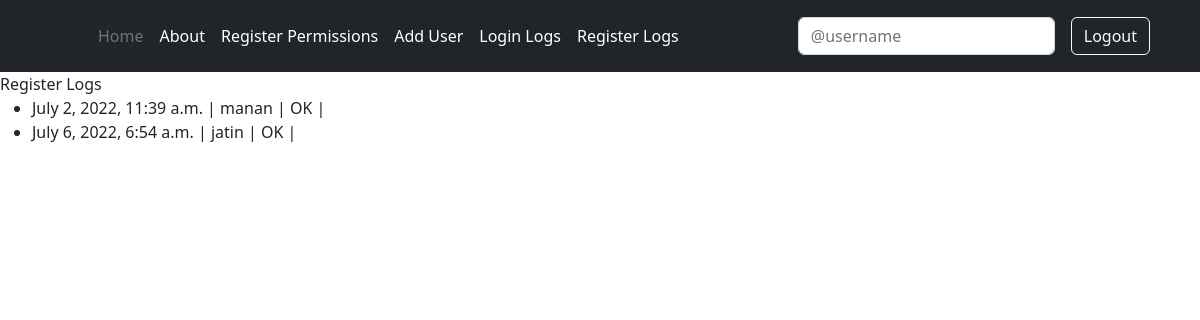
/root/registerlog (signed in), run on the app's committed database.
### reg_org/models.py (models this page shows, shortened)
class Organization(models.Model):
    org_name=models.CharField(max_length=100,unique=True)
    num_of_users=models.IntegerField(default=0)
    head_user=models.ForeignKey(User, on_delete=models.CASCADE,null=True)
    client_secret=models.UUIDField(default=uuid.uuid4,editable=False)

class RegisterHistory(models.Model):
    org=models.ForeignKey(Organization, on_delete=models.CASCADE,null=True)
    register_time=models.DateTimeField(auto_now_add=True,null=True)
    register_user=models.CharField(max_length=100)
    status=models.CharField(max_length=100)

### reg_org/views.py (the view)
# urls.py: path('registerlog',views.registerLogView,name='registerlog')
@login_required
def registerLogView(request):
    try:
        org=Organization.objects.get(head_user=request.user)
        logs=RegisterHistory.objects.filter(org=org)
        usernamesearch=request.GET.get('username')
        if usernamesearch is not None:
            user=User.objects.get(username=usernamesearch)
            if user is not None:
                return redirect(reverse('detail', kwargs={'pk': user.pk}))
        context_log=[]
        for l in logs:
            context_log.append({'org':l.org,'status':l.status,'time':l.register_time,'user':l.register_user})
        return render(request,'registerlog.html',{'logs':context_log})
    except ObjectDoesNotExist:
        return render(request,'error.html',{'error':'data not found'})

### reg_org/templates/registerlog.html
{% extends "base.html" %}
{% block body %}
Register Logs
<ul>
{% for l in logs %}
    <li>
        <span>{{l.time}}</span> |
        <span>{{l.user}} </span> |
        <span>{{l.status}}</span> |
    </li>
{% endfor %}
</ul>
{% endblock %}

### data on the page
Organization: time "July 2, 2022, 11:39 a.m.", user "manan", status "OK", time "July 6, 2022, 6:54 a.m.", user "jatin"
